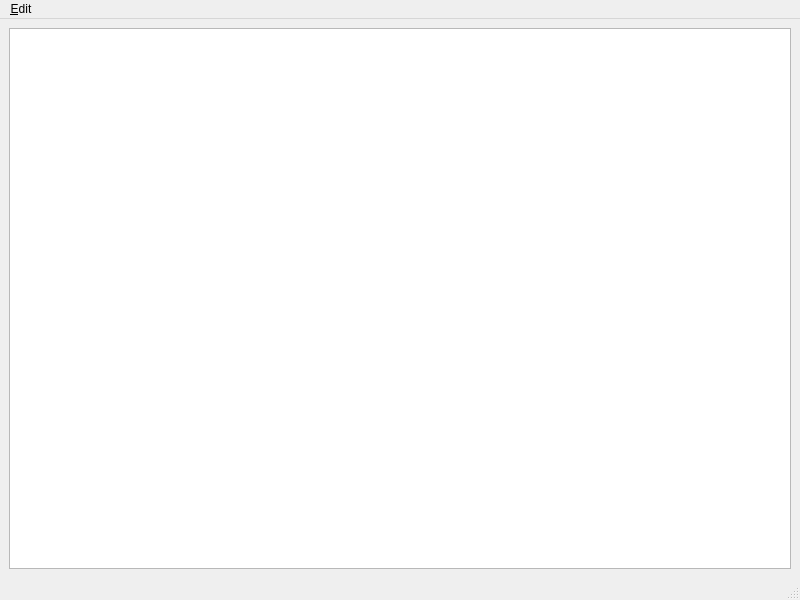
<?xml version="1.0" encoding="UTF-8"?>
<ui version="4.0">
 <class>MainWindow</class>
 <widget class="QMainWindow" name="MainWindow">
  <property name="geometry">
   <rect>
    <x>0</x>
    <y>0</y>
    <width>800</width>
    <height>600</height>
   </rect>
  </property>
  <property name="windowTitle">
   <string notr="true">SyncMB</string>
  </property>
  <widget class="QWidget" name="centralwidget">
   <layout class="QVBoxLayout" name="verticalLayout">
    <item>
     <widget class="QPlainTextEdit" name="plainTextEdit"/>
    </item>
   </layout>
  </widget>
  <widget class="QMenuBar" name="menubar">
   <property name="geometry">
    <rect>
     <x>0</x>
     <y>0</y>
     <width>800</width>
     <height>21</height>
    </rect>
   </property>
   <widget class="QMenu" name="menu_Edit">
    <property name="title">
     <string>&amp;Edit</string>
    </property>
    <addaction name="action_Submit"/>
   </widget>
   <addaction name="menu_Edit"/>
  </widget>
  <widget class="QStatusBar" name="statusbar"/>
  <action name="action_Submit">
   <property name="text">
    <string>&amp;Submit</string>
   </property>
   <property name="shortcut">
    <string>Ctrl+Return</string>
   </property>
  </action>
 </widget>
 <resources/>
 <connections/>
</ui>
